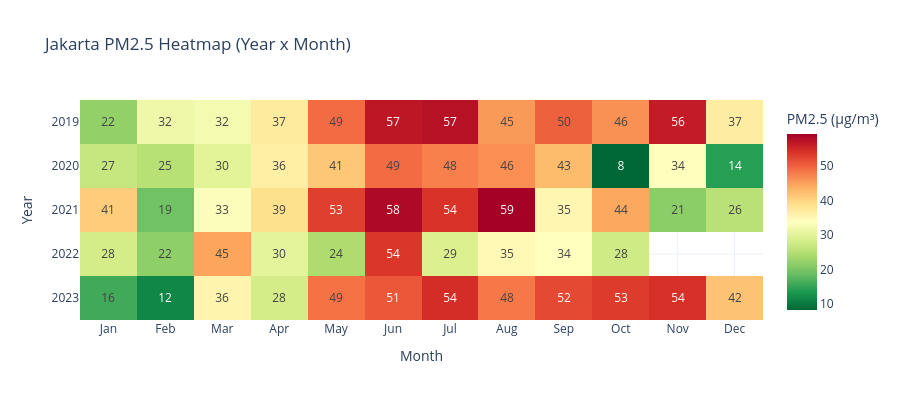

Notebook code for this chart:
### Code cell
# Pivot table
pivot = df.groupby(['year', 'month'])['pm25_mean'].mean().unstack()
pivot.columns = month_order

fig3 = px.imshow(
    pivot,
    color_continuous_scale='RdYlGn_r',
    title='Jakarta PM2.5 Heatmap (Year x Month)',
    labels=dict(x='Month', y='Year', color='PM2.5 (µg/m³)'),
    text_auto='.0f',
    aspect='auto',
    template='plotly_white',
)

fig3.update_layout(height=400)
fig3.show()

out3 = str(REPORTS_DIR / 'figures' / '03_heatmap.html')
fig3.write_html(out3)
print(f'Figure saved: {out3}')

### Figure 1 — Plotly figure (JSON) as saved in the notebook; plotly's stock layout.template omitted (floating-point values rounded to 4 significant figures)
{"data": [{"coloraxis": "coloraxis", "hovertemplate": "Month: %{x}<br>Year: %{y}<br>PM2.5 (µg/m³): %{z}<extra></extra>", "name": "0", "texttemplate": "%{z:.0f}", "type": "heatmap", "x": ["Jan", "Feb", "Mar", "Apr", "May", "Jun", "Jul", "Aug", "Sep", "Oct", "Nov", "Dec"], "xaxis": "x", "y": [2019, 2020, 2021, 2022, 2023], "yaxis": "y", "z": [[21.99, 31.54, 32.28, 37.01, 49.18, 56.7, 57.41, 45.49, 50.05, 46.17, 56.18, 36.63], [26.73, 25.31, 29.92, 36.29, 41.41, 49.2, 47.5, 46.32, 42.64, 8.278, 33.98, 14.19], [40.8, 19.31, 33.23, 38.74, 52.83, 58.26, 53.82, 59.19, 35.09, 44.34, 21.41, 25.5], [28.14, 21.69, 44.62, 30.11, 24.34, 53.53, 29.08, 34.72, 33.81, 27.66, null, null], [15.91, 11.5, 35.5, 28.13, 48.59, 50.81, 54.46, 48.11, 52.0, 53.07, 54.25, 41.75]]}], "layout": {"coloraxis": {"colorbar": {"title": {"text": "PM2.5 (µg/m³)"}}, "colorscale": [[0.0, "rgb(0,104,55)"], [0.1, "rgb(26,152,80)"], [0.2, "rgb(102,189,99)"], [0.3, "rgb(166,217,106)"], [0.4, "rgb(217,239,139)"], [0.5, "rgb(255,255,191)"], [0.6, "rgb(254,224,139)"], [0.7, "rgb(253,174,97)"], [0.8, "rgb(244,109,67)"], [0.9, "rgb(215,48,39)"], [1.0, "rgb(165,0,38)"]]}, "height": 400, "title": {"text": "Jakarta PM2.5 Heatmap (Year x Month)"}, "xaxis": {"anchor": "y", "domain": [0.0, 1.0], "title": {"text": "Month"}}, "yaxis": {"anchor": "x", "autorange": "reversed", "domain": [0.0, 1.0], "title": {"text": "Year"}}}}
